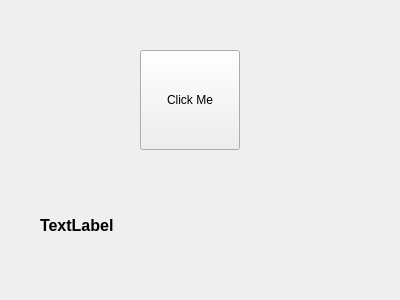
<?xml version="1.0" encoding="UTF-8"?>
<ui version="4.0">
 <class>Form</class>
 <widget class="QWidget" name="Form">
  <property name="geometry">
   <rect>
    <x>0</x>
    <y>0</y>
    <width>400</width>
    <height>300</height>
   </rect>
  </property>
  <property name="windowTitle">
   <string>Form</string>
  </property>
  <property name="styleSheet">
   <string notr="true">QPushButton{
background-color:&quot;red&quot;
}
QLabel{
color:&quot;green&quot;
}</string>
  </property>
  <widget class="QPushButton" name="pushButton">
   <property name="geometry">
    <rect>
     <x>140</x>
     <y>50</y>
     <width>100</width>
     <height>100</height>
    </rect>
   </property>
   <property name="text">
    <string>Click Me</string>
   </property>
  </widget>
  <widget class="QLabel" name="label">
   <property name="geometry">
    <rect>
     <x>40</x>
     <y>200</y>
     <width>200</width>
     <height>50</height>
    </rect>
   </property>
   <property name="font">
    <font>
     <pointsize>12</pointsize>
     <bold>true</bold>
    </font>
   </property>
   <property name="text">
    <string>TextLabel</string>
   </property>
  </widget>
 </widget>
 <resources/>
 <connections/>
</ui>
